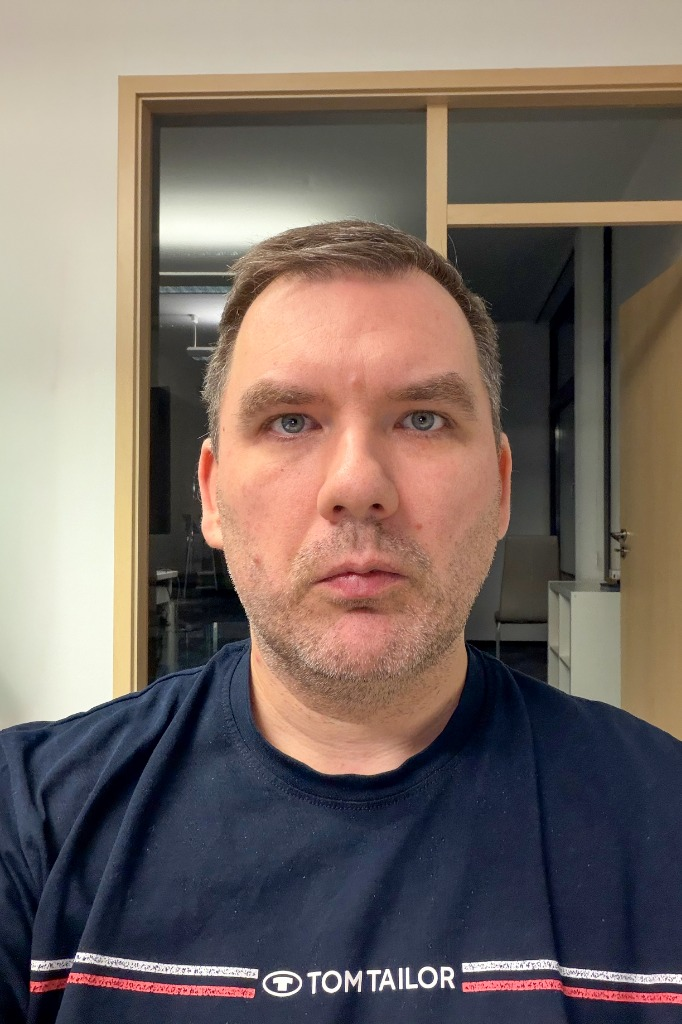
#> input picture assets/images/profile.jpg, 682 x 1024 px, found by its file name; its folder holds 3 pictures in this run
$ python generate_cv.py
#> lines starting #> are read from the running program, lines starting #| are printed output that depends on the picture
import os
from PIL import Image as PILImage, ImageDraw
from reportlab.lib.pagesizes import A4
from reportlab.lib import colors
from reportlab.lib.styles import getSampleStyleSheet, ParagraphStyle
from reportlab.platypus import (
    SimpleDocTemplate, Paragraph, Spacer, Table, TableStyle, Image, HRFlowable, PageBreak
)
from reportlab.pdfgen import canvas
from reportlab.pdfbase import pdfmetrics
from reportlab.pdfbase.ttfonts import TTFont
from reportlab.lib.fonts import addMapping
from reportlab.pdfbase.pdfmetrics import registerFontFamily

def register_custom_fonts():
    font_dir = os.path.join(os.path.dirname(__file__), "..", "assets", "fonts")
    r_path = os.path.join(font_dir, "Arial-Regular.ttf")
    b_path = os.path.join(font_dir, "Arial-Bold.ttf")
    i_path = os.path.join(font_dir, "Arial-Italic.ttf")
    bi_path = os.path.join(font_dir, "Arial-BoldItalic.ttf")

    if not (os.path.exists(r_path) and os.path.exists(b_path)):
        sys_r = "/System/Library/Fonts/Supplemental/Arial.ttf"
        sys_b = "/System/Library/Fonts/Supplemental/Arial Bold.ttf"
        sys_i = "/System/Library/Fonts/Supplemental/Arial Italic.ttf"
        sys_bi = "/System/Library/Fonts/Supplemental/Arial Bold Italic.ttf"
        if os.path.exists(sys_r) and os.path.exists(sys_b):
            r_path, b_path, i_path, bi_path = sys_r, sys_b, sys_i, sys_bi

    if os.path.exists(r_path) and os.path.exists(b_path):
        pdfmetrics.registerFont(TTFont("AppFont", r_path))
        pdfmetrics.registerFont(TTFont("AppFont-Bold", b_path))
        pdfmetrics.registerFont(TTFont("AppFont-Italic", i_path if os.path.exists(i_path) else r_path))
        pdfmetrics.registerFont(TTFont("AppFont-BoldItalic", bi_path if os.path.exists(bi_path) else b_path))

        addMapping("AppFont", 0, 0, "AppFont")
        addMapping("AppFont", 1, 0, "AppFont-Bold")
        addMapping("AppFont", 0, 1, "AppFont-Italic")
        addMapping("AppFont", 1, 1, "AppFont-BoldItalic")
        registerFontFamily("AppFont", normal="AppFont", bold="AppFont-Bold", italic="AppFont-Italic", boldItalic="AppFont-BoldItalic")
        return "AppFont", "AppFont-Bold", "AppFont-Italic"
    return "Helvetica", "Helvetica-Bold", "Helvetica-Oblique"

FONT_REGULAR, FONT_BOLD, FONT_ITALIC = register_custom_fonts()

class NumberedCanvas(canvas.Canvas):
    """Kétoldalas canvas oldalszámozással és elegáns lábléccel"""
    # [4 lines left out: function __init__, not called in this run]

    def showPage(self):
        self._saved_page_states.append(dict(self.__dict__))
        self._startPage()

    # [27 lines left out: functions save, draw_page_decorations, not called in this run]

def create_circular_avatar(input_path, output_path, size=(240, 240)):
    """Kör alakú profilfotó előállítása finom szegéllyel"""
#> called with input_path = 'assets/images/profile.jpg', output_path = 'assets/images/avatar_circle.png', size = (220, 220)
    img = PILImage.open(input_path).convert("RGB")
#> img is the input picture: PIL image 682x1024 RGB; mean R, G, B 120.4, 107.5, 101
    w, h = img.size
    min_dim = min(w, h)
    left = (w - min_dim) // 2
    # 30% vertical offset for portrait photos
    top = int((h - min_dim) * 0.30) if h > w else (h - min_dim) // 2
    img_cropped = img.crop((left, top, left + min_dim, top + min_dim))
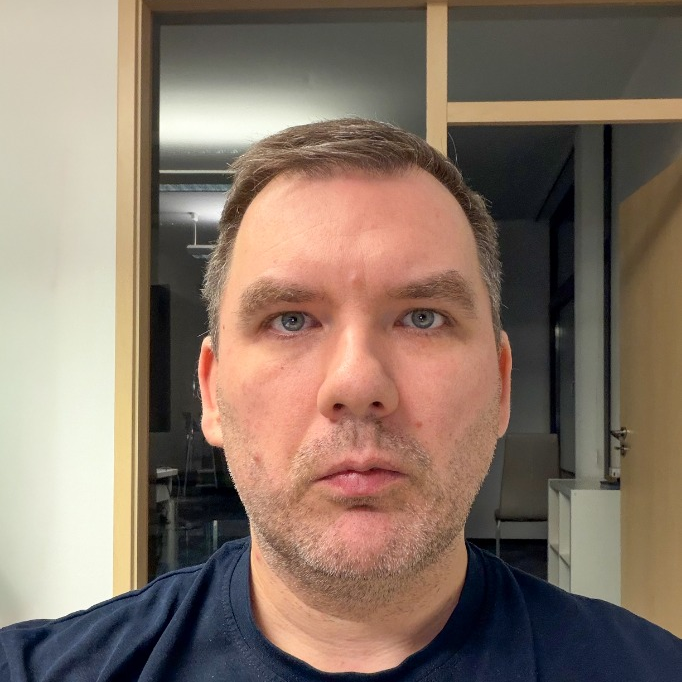
#> img_cropped: PIL image 682x682 RGB; mean R, G, B 135.6, 117.5, 103.9
    img_resized = img_cropped.resize(size, PILImage.Resampling.LANCZOS)
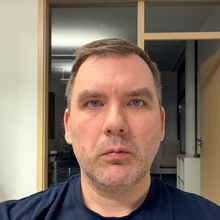
#> img_resized: PIL image 220x220 RGB; mean R, G, B 135.6, 117.5, 103.9

    mask = PILImage.new('L', size, 0)
#> mask: PIL image 220x220 L; every value is 0
    draw = ImageDraw.Draw(mask)
    draw.ellipse((0, 0, size[0], size[1]), fill=255)

    output = PILImage.new('RGBA', size, (255, 255, 255, 0))
#> (the rest of the program and of its run is left out)
